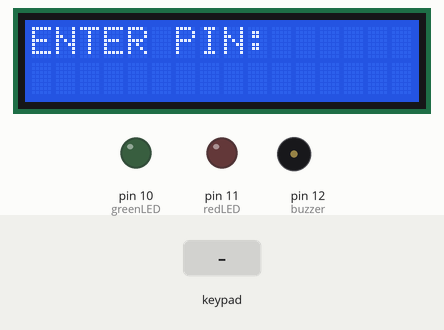
Recording of a sketch running on a simulated Arduino Uno, built with avr-gcc and run on an emulated ATmega328P. Shown: 16×2 character LCD, output pins drawn as LEDs (lit = HIGH), buzzer (waves = sounding). The inputs (shaded band) are chosen by the test bench. What the sketch prints to the serial monitor is not drawn.

Above: at 1.2 s.
1.3 s: keypad keys 1 2 3 4 # pressed 0.4 s apart
At 3.3 s:
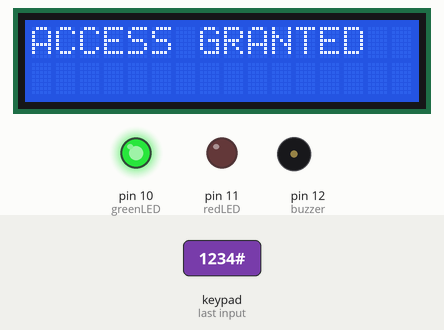
6.3 s: key '#' pressed
At 6.9 s:
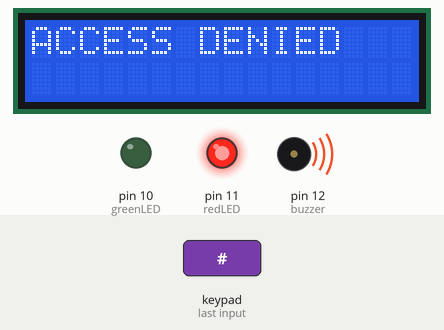
9.3 s: key 'A' pressed
At 10.2 s:
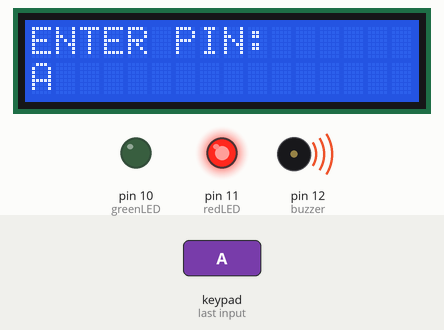
10.8 s: keypad keys 1 2 3 4 * pressed 0.4 s apart
At 12.8 s:
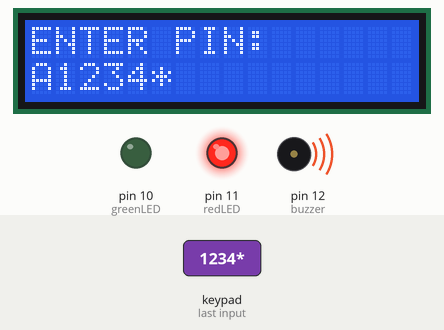
14.3 s: key 'B' pressed
At 15.1 s:
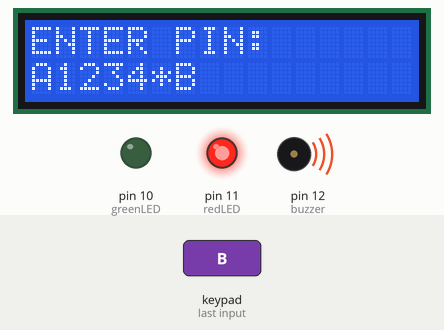
15.8 s: keypad keys 1 2 3 4 A pressed 0.4 s apart
At 17.9 s:
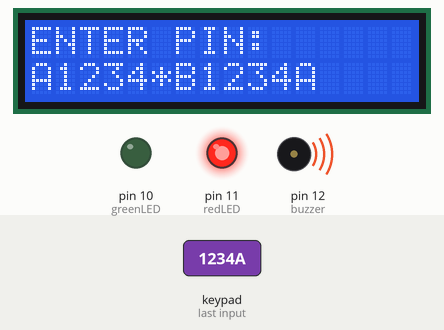
Timing chart, 0 to 19.4 s (numbered marks = the images above; inputs shaded):
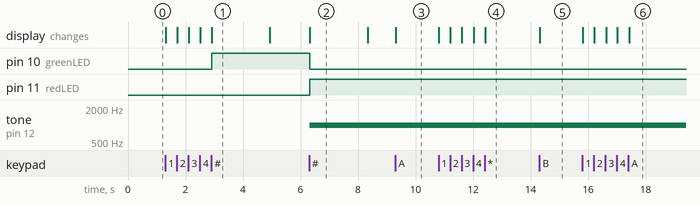

Measured:
- after the input at 1.3 s, pin 10 (greenLED): LOW → HIGH after 1.6 s; the display: first changes at once (image 1 shows a later state)
- after the input at 6.3 s, pin 10 (greenLED): HIGH → LOW at once; pin 11 (redLED): LOW → HIGH at once; tone on pin 12 (buzzer): silent → 1000 Hz at once; the display: changes at once (image 2)
- after the input at 9.3 s, the display: changes at once (image 3)
- after the input at 10.8 s, the display: first changes at once (image 4 shows a later state)
- after the input at 14.3 s, the display: changes at once (image 5)
- after the input at 15.8 s, the display: first changes at once (image 6 shows a later state)
- what the display in image 1 shows lasts 2.0 s, from 2.9 s to 4.9 s

The sketch:

Keyboard_LCD.ino
```cpp
#include <Keypad.h>
#include <LiquidCrystal_I2C.h>

LiquidCrystal_I2C lcd(0x27, 16, 2);

// Keypad setup
const byte ROWS = 4;
const byte COLS = 4;

char keys[ROWS][COLS] = {
  {'1','2','3','A'},
  {'4','5','6','B'},
  {'7','8','9','C'},
  {'*','0','#','D'}
};

byte rowPins[ROWS] = {2, 3, 4, 5};
byte colPins[COLS] = {6, 7, 8, 9};

Keypad keypad = Keypad(makeKeymap(keys), rowPins, colPins, ROWS, COLS);

// System variables
String inputPIN = "";
String correctPIN = "1234";

int greenLED = 10;
int redLED = 11;
int buzzer = 12;

int wrongCount = 0;
bool locked = false;

void setup() {
  Serial.begin(9600);

  lcd.init();
  lcd.backlight();

  pinMode(greenLED, OUTPUT);
  pinMode(redLED, OUTPUT);
  pinMode(buzzer, OUTPUT);

  lcd.setCursor(0,0);
  lcd.print("ENTER PIN:");

  Serial.println("SYSTEM STARTED");
  Serial.println("ENTER PIN:");
}

void loop() {

  if (locked) {
    lcd.clear();
    lcd.print("SYSTEM LOCKED");

    Serial.println("SYSTEM LOCKED - WAIT 10 SEC");

    delay(10000);

    locked = false;
    wrongCount = 0;

    lcd.clear();
    lcd.print("ENTER PIN:");
    Serial.println("SYSTEM UNLOCKED");
    return;
  }

  char key = keypad.getKey();

  if (key) {

    Serial.print("KEY PRESSED: ");
    Serial.println(key);

    if (key == '#') {

      Serial.print("FINAL INPUT PIN: ");
      Serial.println(inputPIN);

      if (inputPIN == correctPIN) {

        lcd.clear();
        lcd.print("ACCESS GRANTED");

        digitalWrite(greenLED, HIGH);
        digitalWrite(redLED, LOW);
        noTone(buzzer);

        Serial.println("ACCESS GRANTED");
      }
      else {

        lcd.clear();
        lcd.print("ACCESS DENIED");

        digitalWrite(redLED, HIGH);
        digitalWrite(greenLED, LOW);
        tone(buzzer, 1000);

        wrongCount++;

        Serial.println("ACCESS DENIED");
        Serial.print("WRONG ATTEMPTS: ");
        Serial.println(wrongCount);
      }

      inputPIN = "";
      delay(2000);

      lcd.clear();
      lcd.print("ENTER PIN:");

      Serial.println("ENTER PIN:");

      if (wrongCount >= 3) {
        locked = true;
      }

    } else {
      inputPIN += key;

      lcd.setCursor(0,1);
      lcd.print(inputPIN);

      Serial.print("CURRENT INPUT: ");
      Serial.println(inputPIN);
    }
  }
}
```
